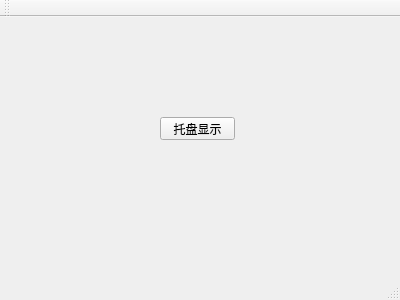
<?xml version="1.0" encoding="UTF-8"?>
<ui version="4.0">
 <class>MainWindow</class>
 <widget class="QMainWindow" name="MainWindow">
  <property name="geometry">
   <rect>
    <x>0</x>
    <y>0</y>
    <width>400</width>
    <height>300</height>
   </rect>
  </property>
  <property name="windowTitle">
   <string>MainWindow</string>
  </property>
  <widget class="QWidget" name="centralWidget">
   <widget class="QPushButton" name="pushButton">
    <property name="geometry">
     <rect>
      <x>160</x>
      <y>100</y>
      <width>75</width>
      <height>23</height>
     </rect>
    </property>
    <property name="text">
     <string>托盘显示</string>
    </property>
   </widget>
  </widget>
  <widget class="QMenuBar" name="menuBar">
   <property name="geometry">
    <rect>
     <x>0</x>
     <y>0</y>
     <width>400</width>
     <height>23</height>
    </rect>
   </property>
  </widget>
  <widget class="QToolBar" name="mainToolBar">
   <attribute name="toolBarArea">
    <enum>TopToolBarArea</enum>
   </attribute>
   <attribute name="toolBarBreak">
    <bool>false</bool>
   </attribute>
  </widget>
  <widget class="QStatusBar" name="statusBar"/>
 </widget>
 <layoutdefault spacing="6" margin="11"/>
 <resources/>
 <connections/>
</ui>
